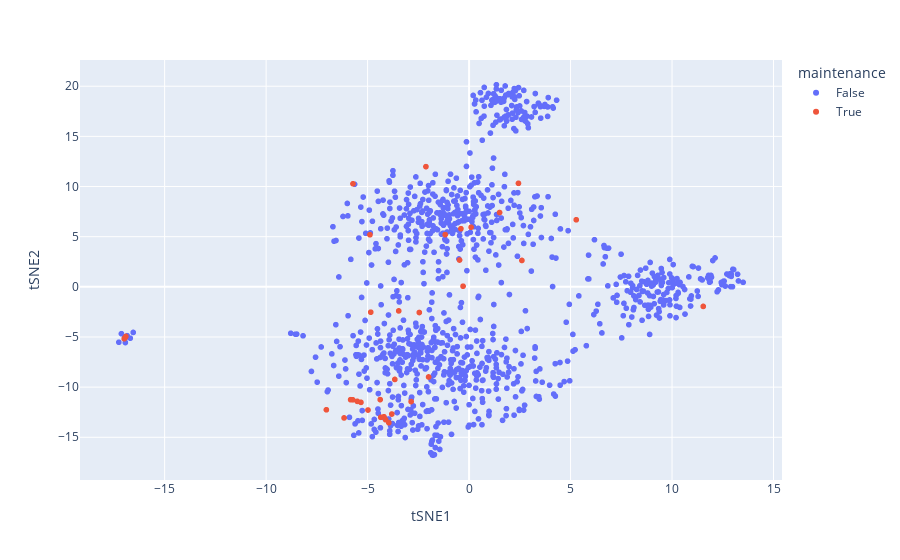

The code cell stored with this chart in its notebook:
### Code cell
fig = px.scatter(tSNE_df, x='tSNE1', y='tSNE2', color=tSNE_df['maintenance'])
fig.show()

### Figure 1 — Plotly figure (JSON) as saved in the notebook; plotly's stock layout.template omitted (floating-point values rounded to 4 significant figures; data arrays with more than 128 entries replaced by an {"elided": "..."} marker saying what was removed)
{"data": [{"hovertemplate": "maintenance=False<br>tSNE1=%{x}<br>tSNE2=%{y}<extra></extra>", "legendgroup": "False", "marker": {"color": "#636efa", "symbol": "circle"}, "mode": "markers", "name": "False", "showlegend": true, "type": "scattergl", "x": {"elided": "1054 float values"}, "xaxis": "x", "y": {"elided": "1054 float values"}, "yaxis": "y"}, {"hovertemplate": "maintenance=True<br>tSNE1=%{x}<br>tSNE2=%{y}<extra></extra>", "legendgroup": "True", "marker": {"color": "#EF553B", "symbol": "circle"}, "mode": "markers", "name": "True", "showlegend": true, "type": "scattergl", "x": [11.54, -3.466, -16.95, 2.603, -4.844, -7.031, -4.884, -2.452, -2.856, -4.111, -5.719, 1.501, 2.433, 5.28, -2.125, -3.659, -3.954, -16.91, -16.95, -16.97, -0.4021, -4.379, -4.194, -1.175, -5.328, -4.352, 0.0997, -5.505, -3.807, -0.2957, -5.73, -4.981, -0.4708, -5.837, -6.159, -1.994, -16.99], "xaxis": "x", "y": [-1.953, -2.399, -5.054, 2.629, -2.527, -12.26, 5.192, -2.56, -11.44, -13.25, 10.27, 7.407, 10.32, 6.684, 11.98, -9.233, -13.55, -4.944, -5.073, -5.107, 5.792, -11.24, -12.95, 5.205, -11.52, -13.01, 5.942, -11.42, -12.68, 0.06198, -11.27, -12.28, 2.673, -11.25, -13.07, -8.986, -5.173], "yaxis": "y"}], "layout": {"legend": {"title": {"text": "maintenance"}, "tracegroupgap": 0}, "margin": {"t": 60}, "xaxis": {"anchor": "y", "domain": [0, 1], "title": {"text": "tSNE1"}}, "yaxis": {"anchor": "x", "domain": [0, 1], "title": {"text": "tSNE2"}}}}
